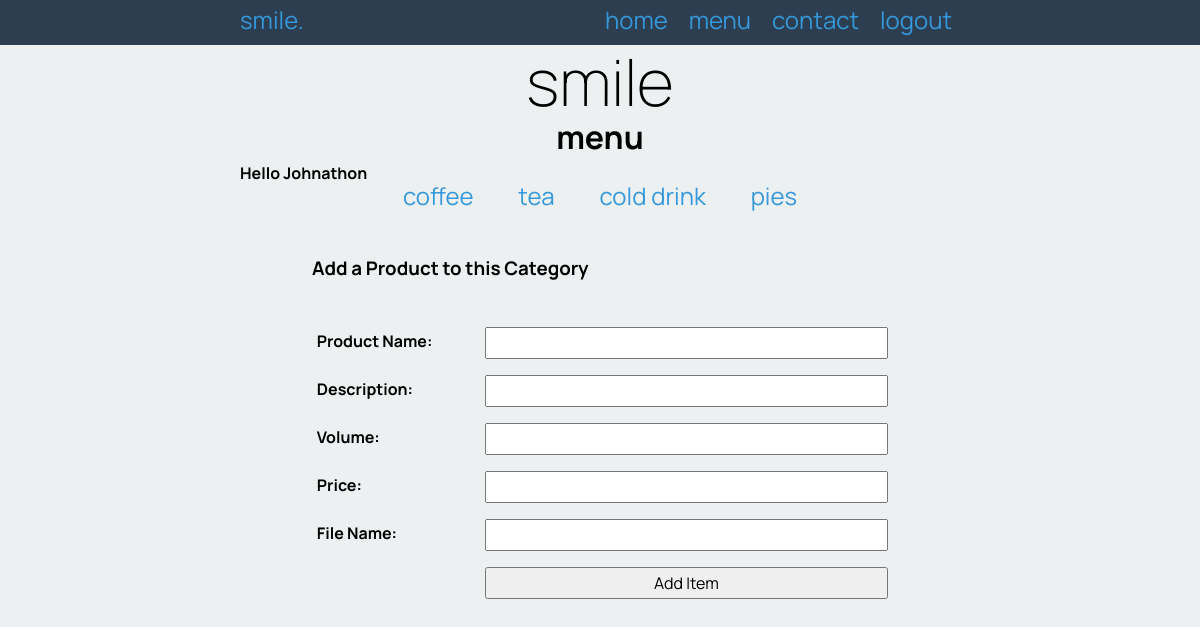
Screenshot of /menu/12 (signed in) with the database file from the repository.
### tables this page shows
CREATE TABLE "category" (
	"id"	INTEGER,
	"name"	varchar(30),
	PRIMARY KEY("id" AUTOINCREMENT)
);

### app.py (the view, shortened to what this page needs)
@app.route('/menu/<cat_id>', methods=["GET", "POST"])
def render_menu_page(cat_id):
    query = "SELECT name, description, volume, price, filename FROM product WHERE cat_id = ? ORDER BY name"
    conn = create_connection(DATABASE)
    cur = conn.cursor()
    cur.execute(query, (cat_id, ))
    coffees = cur.fetchall()
    cat_query = "SELECT * FROM category"
    cur.execute(cat_query)
    categories = cur.fetchall()
    conn.close()
    return render_template('menu.html', drinks=coffees, categories=categories, cat_id=cat_id, logged_in=is_logged_in())

### app.py (called while the page is built)
def create_connection(db_file):
    try:
        connection = sqlite3.connect(db_file)
        return connection
    except sqlite3.Error as e:
        print(e)
    return None

def is_logged_in():
    if session.get("user_name") is None:
        print("Not logged in")
        return False
    else:
        print("Logged in")
        return True

### templates/menu.html (shortened to what this page needs)
{% extends "base.html" %}
{% block pageheading %}menu{% endblock %}
{% block main %}
<div class="categories">
    <ul>
        {% for category in categories %}
        <li>
            <a href="/menu/{{ category[0] }}">{{ category[1] }}</a>
        </li>
        {% endfor %}
    </ul>
</div>
{% if logged_in %}
<form class="myform" action="/menu/{{ cat_id }}" method="post">
    <h3>Add a Product to this Category</h3>
    <div class="form-group">
        <div class="form-label">
            <label for="name">
                Product Name:
            </label>
        </div>
        <div class="form-element"><input type="text" id="name" name="name" /></div>
    </div>
    <div class="form-group">
        <div class="form-label">
            <label for="description">
                Description:
            </label>
        </div>
        <div class="form-element"><input type="text" id="description" name="description" /></div>
    </div>
    <div class="form-group">
        <div class="form-label">
            <label for="volume">
                Volume:
            </label>
        </div>
        <div class="form-element"><input type="text" id="volume" name="volume" /></div>
    </div>
    <div class="form-group">
        <div class="form-label">
            <label for="price">
                Price:
            </label>
        </div>
        <div class="form-element"><input type="number" step="0.01" min="0.1" max="30" id="price" name="price" /></div>
    </div>
    <div class="form-group">
        <div class="form-label">
            <label for="filename">
                File Name:
            </label>
        </div>
        <div class="form-element"><input type="text" id="filename" name="filename" /></div>
    </div>
    <div class="form-group">
        <div class="form-label"> </div>
        <div class="form-element">
            <input type="submit" value="Add Item" />
        </div>
    </div>
</form>
{% endif %}
{% endblock %}

### static/style.css (style rules this page uses)
* { font-family: 'Manrope', sans-serif; padding: 0; margin: 0; box-sizing: border-box; }
body { background-color: rgba(236, 240, 241, 1.0); }
a, a:visited { color: rgba(52, 152, 219, 1.0); text-decoration: none; }
.categories ul { list-style-type: none; text-align: center; }
.categories ul li { display: inline; margin: 0 20px; font-size: 1.5em; }
.myform { width: 80%; margin: auto; padding-top: 3rem; }
.form-group { padding-top: 3rem; }
.form-label { width: 30%; float: left; padding: 0.3rem; font-weight: bold; }
.form-element { width: 70%; float: left; }
.form-group input { padding: 0.3rem; width: 100%; }

### rows the page displays
category: name "coffee"
category: name "tea"
category: name "cold drink"
category: name "pies"

### other values shown
{{ session.first_name }} "Johnathon"
